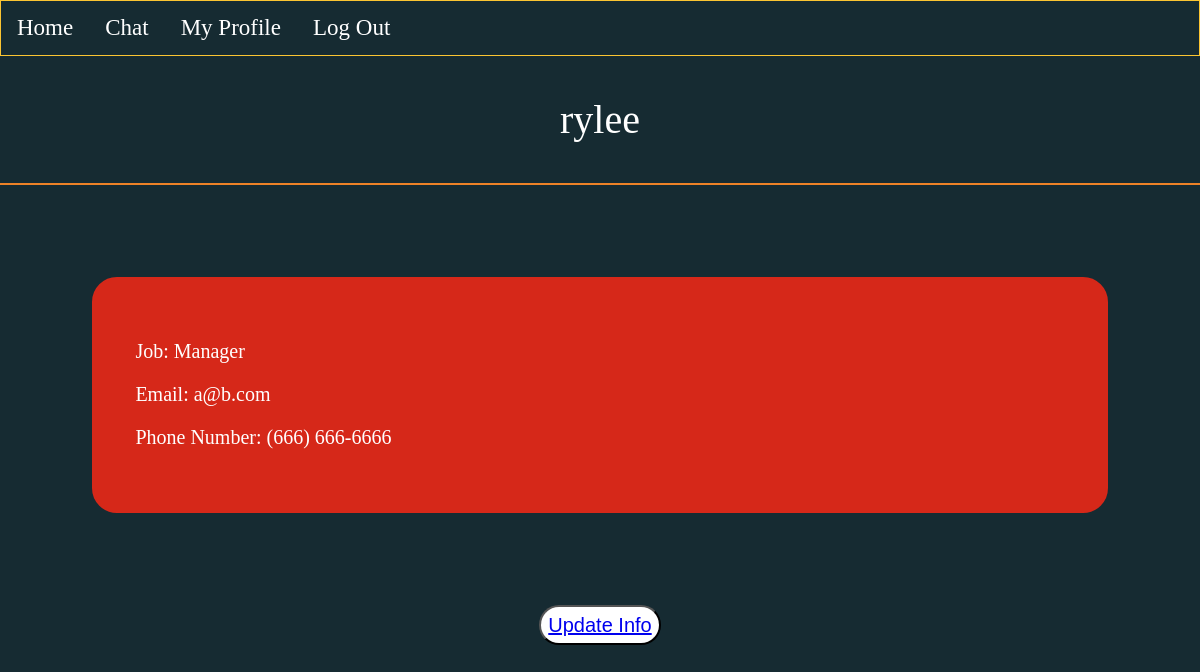
/profile/ (signed in), run on the app's committed database.
### app/models.py (models this page shows, shortened)
class Employee(models.Model):
    jobs = (
        ('Nurse', 'Nurse'),
        ('Doctor', 'Doctor'),
        ('Manager', 'Manager')
        )
    name = models.CharField(max_length=100, null=True)
    phone = models.CharField(max_length=20, null=True)
    email = models.EmailField(null=True)
    password = models.CharField(max_length=100, null=True)
    date_created = models.DateTimeField(auto_now_add=True, null=True)
    job = models.CharField(max_length=200, null=True, choices=jobs)

### app/views.py (the view)
# urls.py: path('profile/', views.profile, name="profile"),
@login_required(login_url='login_page')
def profile(request):
    user_name = request.user.username
    current_user = Employee.objects.get(name=user_name)
    return render(request, "profile.html", {'current_user':current_user})

### app/templates/profile.html (shortened to what this page needs)
{% load static %}
<!DOCTYPE html>
<html>
  <head>
    <link
      rel="stylesheet"
      href="https://use.fontawesome.com/releases/v5.6.1/css/all.css"
    />
  </head>
  <body>
    <nav class="sticky">
      <a href="{% url 'home'%}">Home</a>
      <a href="{% url 'messagepage' %}">Chat</a>
      <a href="{% url 'profile' %}">My Profile</a>
      <a href="{% url 'logout' %}">Log Out</a>
    </nav>
    <p class='heading'>{{current_user.name}}</p>
    <div class='box'>
      <p class='info'>Job: {{current_user.job}}</p>
      <p class='info'>Email: {{current_user.email}}</p>
      <p class='info'>Phone Number: {{current_user.phone}}</p>
    </div>
    <div class='box2'>
      <button class='upbtn'><a href="{% url 'updateprofile' %}">Update Info</a></button>
    </div>
  </body>
</html>

### app/templates/profile.html (style rules this page uses)
body { background-color: #162b32; padding: 0; margin: 0; }
nav { overflow: hidden; background-color: #162b32; border: 1px solid #FBC532; }
nav a { float: left; color: white; text-align: center; padding: 14px 16px; text-decoration: none; font-size: 23px; }
.heading { color: white; font-size: 40px; text-align: center; border-bottom: solid #ED8227 2px; padding-bottom: 1em; }
.info { color: white; font-size: 20px; }
.box { font-size: 23px; background-color: #D62819; border: solid #D62819 2px; border-radius: 25px; padding: 1.8em; margin: 4em; }
.box2 { justify-content: center; text-align: center; }
.upbtn { background-color: white; color: black; height: 40px; border-radius: 25px; padding: 7px; font-size: 20px; }

### data on the page
Employee: name "rylee", job "Manager", email "a@b.com", phone "(666) 666-6666"
